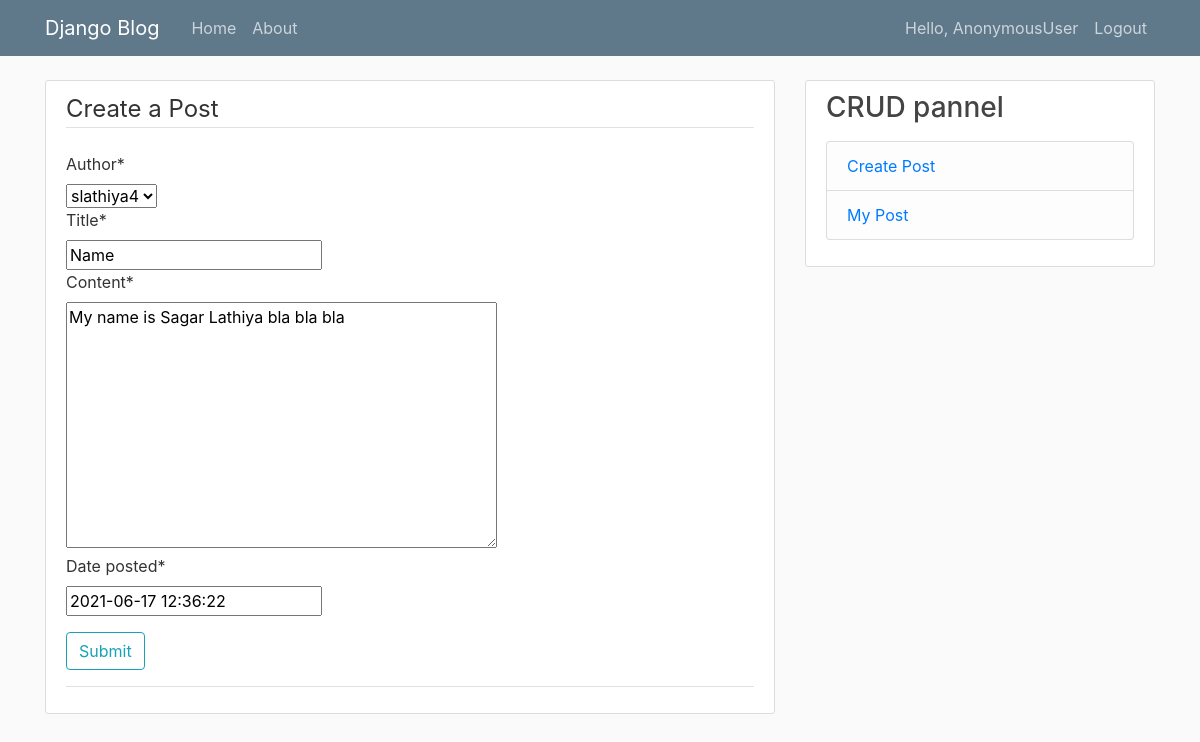
Screenshot of /update/1 with the database file from the repository.
### blogapp/models.py (models this page shows, shortened)
class Post(models.Model):
    id = models.IntegerField(primary_key = True)
    title = models.CharField(max_length=100)
    content = models.TextField()
    date_posted = models.DateTimeField(default=timezone.now)
    author = models.ForeignKey(User, on_delete=models.CASCADE)

### blogapp/views.py (the view)
# urls.py: path('update/<str:_id>', views.updatePost, name="update"),
def updatePost(request, _id):
    postid = Post.objects.get(id=_id)
    form = PostForm(instance = postid)
    if request.method == "POST":
        form = PostForm(request.POST, instance=postid)
        if form.is_valid():
            form.save()
            return redirect('home')
    context = {'form': form}
    return render (request,'createPost.html', context)

### blogapp/forms.py
class PostForm(ModelForm):
	class Meta:
		model = Post
		fields = [
			'author',
			'title',
			'content',
			'date_posted'
		]

### templates/createPost.html (shortened to what this page needs)
{% extends "base.html"%}
{% load crispy_forms_tags %}
{% block content %}
    <div class="content-section">
        <form method="POST">
            <fieldset class="form-group">
                <legend class="border-bottom mb-4">Create a Post</legend>
                {{ form|crispy }}
            </fieldset>
            <div class="form-group">
                <button class="btn btn-outline-info" type="submit">Submit</button>
            </div>
        </form>
        <div class="border-top pt-3">
        </div>
    </div>
{% endblock content %}

### static/main.css (style rules this page uses)
body { background: #fafafa; color: #333333; margin-top: 5rem; }
.content-section { background: #ffffff; padding: 10px 20px; border: 1px solid #dddddd; border-radius: 3px; margin-bottom: 20px; }

### rows the page displays
Post: author "slathiya4", title "Name", content "My name is Sagar Lathiya bla bla bla", date_posted "2021-06-17 12:36:22"

### other values shown
{{ request.user }} "AnonymousUser"
